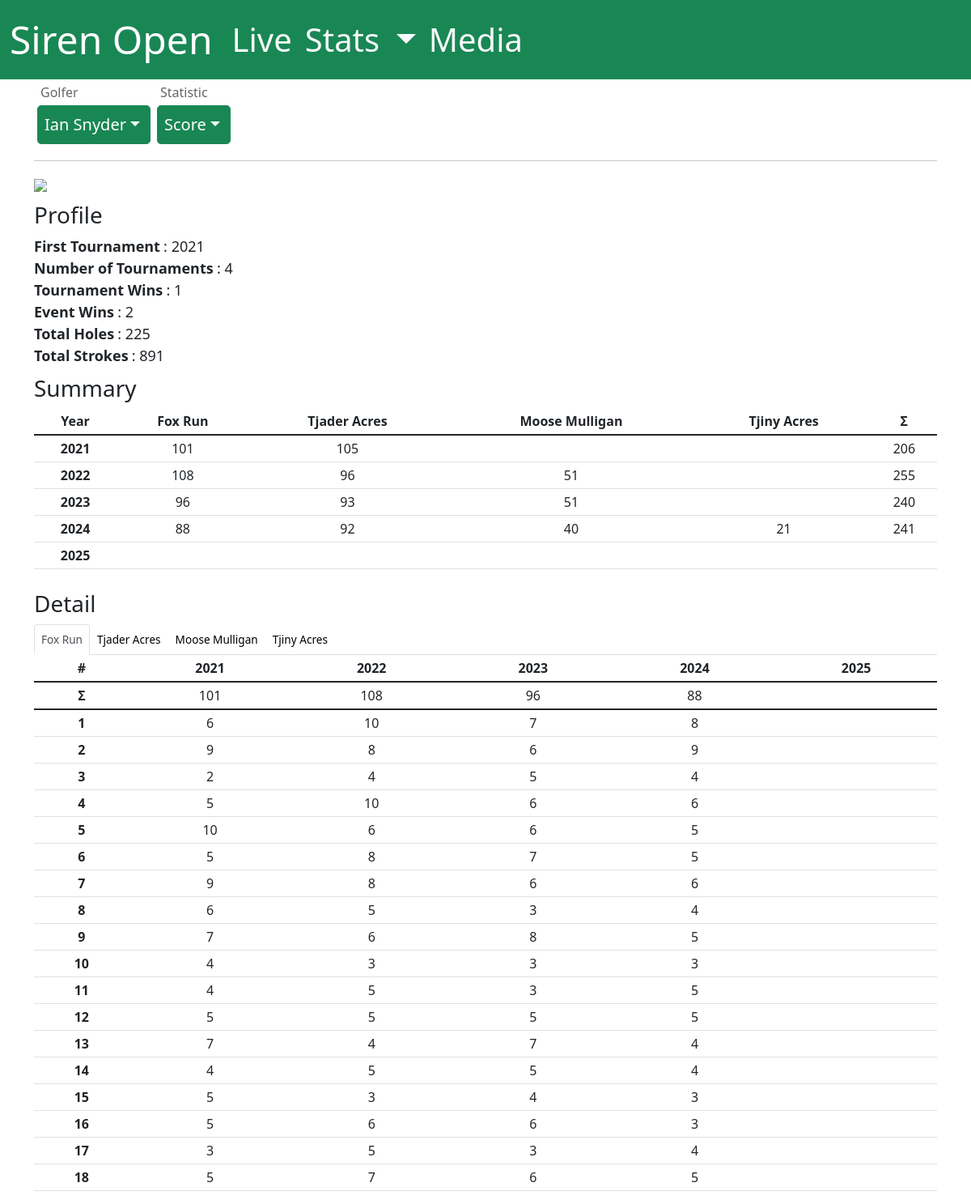
Screenshot of /stats/golfer with the database file from the repository.
### app/models.py (models this page shows, shortened)
class Golfer(db.Model):
    __tablename__ = 'golfer'  # Explicitly set the table name
    id = mapped_column(Integer, primary_key=True)
    name = mapped_column(String(255), nullable=False)
    rounds = relationship("Round", backref="golfer")  # Relationship to Round
    def get_first_tournament(self):
        return sorted([r.tournament.year for r in self.rounds])[0]
    def get_number_of_tournaments(self):
        return len(set([r.tournament.year for r in self.rounds if r.is_completed()]))
    def get_tournament_wins(self):
        winners = [t.get_winner() for t in db.session.query(Tournament).all()]
        return winners.count(self.name)
    def get_event_wins(self):
        scores = {}
        for r in db.session.query(Round).all():
            if not r.is_completed():
                continue
            year = r.tournament.year
            course = r.layout.course.name
            golfer = r.golfer.name
            key = f'{year}-{course}'
            if key not in scores:
                scores[key] = {}
            scores[key][golfer] = r._get_score()
        event_winners = [[g for g in v if v[g] == min(v.values())][0] for v in scores.values()]
        return event_winners.count(self.name)
    def get_total_holes(self):
        hole_scores = db.session.query(HoleScore).join(Round).join(Golfer).filter(Golfer.name == self.name)
        return len([hs for hs in hole_scores if hs.is_completed()])
    def get_total_strokes(self):
        hole_scores = db.session.query(HoleScore).join(Round).join(Golfer).filter(Golfer.name == self.name)
        return sum([hs._get_score() for hs in hole_scores if hs.is_completed()])

class Tournament(db.Model):
    __tablename__ = 'tournament'
    id = mapped_column(Integer, primary_key=True)
    year = mapped_column(Integer, nullable=False)
    rounds = relationship("Round", backref="tournament")
    def is_completed(self):
        return all([r.is_completed() for r in self.rounds])
    def get_winner(self):
        if not self.is_completed():
            return
        scores = {}
        for r in self.rounds:
            scores[r.golfer.name] = scores.get(r.golfer.name, 0) + r._get_score()
        return [k for k,v in scores.items() if v == min(scores.values())][0]

class Course(db.Model):
    __tablename__ = 'course'
    id = mapped_column(Integer, primary_key=True)
    name = mapped_column(String(255), nullable=False)
    layouts = relationship("Layout", backref="course")

### app/routes/stats.py (the view)
@app.route('/stats/golfer', methods=['GET', 'POST'])
def stats_player():
    return render_player(params=request.args.to_dict())

### app/models.py (called while the page is built)
    def _get_mean(self):
        return np.mean([hs.score for hs in self.scores if hs.is_completed()])

    def is_completed(self):
        if len(self.scores) == 0:
            return self._total_score is not None
        else:
            return all([s.score for s in self.scores])

    def get_statistic(self, statistic:str):
        if not self.is_completed():
            return
        match statistic:
            case 'score':
                return self._get_score()
            case 'score-to-par':
                return self._get_score_to_par()
            case 'strokes-gained':
                return self._get_strokes_gained()
            case 'z-score':
                return self._get_z_score()

    def _get_score(self):
        if len(self.scores) == 0:
            return self._total_score
        else:
            return sum([s.score for s in self.scores])

    def _get_score_to_par(self):
        if len(self.scores) == 0:
            return self._total_score - sum([h.par for h in self.layout.holes])
        else:
            return sum([s.score - s.hole.par for s in self.scores])

    def _get_strokes_gained(self):
        return sum([h._get_mean() for h in self.layout.holes]) - self._get_score()

    def is_completed(self):
        return self.score is not None

    def get_statistic(self, statistic:str):
        if not self.is_completed():
            return
        match statistic:
            case 'score':
                return self._get_score()
            case 'score-to-par':
                return self._get_score_to_par()
            case 'strokes-gained':
                return self._get_strokes_gained()
            case 'z-score':
                return self._get_z_score()

    def _get_score(self):
        return self.score

    def _get_score_to_par(self):
        return self.score - self.hole.par

    def _get_strokes_gained(self):
        past_scores = [hs.get_statistic('score') for hs in self.hole.scores]
        return np.mean([x for x in past_scores if x is not None]) - self._get_score()

### app/utils.py (called while the page is built)
def format_plus_minus(number):
    if number > 0:
        return f"+{number}"
    elif number == 0:
        return 'E'
    else:
        return str(number)

### app/templates/stats/golfer.html (shortened to what this page needs)
{% extends "base.html" %}
{% block content %}
<link rel="stylesheet" href="{{ url_for('static', filename='css/stats/golfer.css') }}">
<div style="display: flex;">
    {% include "stats/golfer_dropdown.html" %}
    {% include "stats/statistic_dropdown.html" %}
</div>
<hr>
<img src="/static/media/golfers/{{ golfer }}.jpg" style="width: 100%">
<h3 style="padding-top: 10px;">Profile</h3>
{% for k,v in profile.items() %}
<span style="font-weight: bold; font-size: large;">{{k}}</span>
<span  style="font-size: large;">: {{v}}</span>
<br>
{% endfor %}
<h3 style="padding-top: 10px;">Summary</h3>
<table class="table table-sm table-equal-cells" style="text-align: center; font-size: medium;" id="myTable">
    <thead>
        <tr>
            <th data-sort="string">Year</th>
            {% for c in courses %}
            <th data-sort="numeric">{{ c }}</th>
            {% endfor %}
            <th data-sort="numeric">&#931</th>
        </tr>
    </thead>
    <tbody>
        {% for y in years %}
        <tr>
            <td style="font-weight: bold;">{{ y }}</td>
            {% for c in courses %}
            <td>{{ summary[y].get(c, {}).get(statistic or 'score', '') }}</td>
            {% endfor %}
            <td>{{ summary[y]['total'][statistic or 'score'] }}</td>
        </tr>
        {% endfor %}
    </tbody>
</table>
<h3 style="padding-top: 10px;">Detail</h3>
<ul class="nav nav-tabs" id="myTab" role="tablist">
    <li class="nav-item" role="presentation">
        <button class="nav-link course-tab active" id="course-0-tab" data-bs-toggle="tab" data-bs-target="#course-0"
            type="button" role="tab" aria-controls="course-0" aria-selected="true">{{ courses[0] }}</button>
    </li>
    {% for i in range(1, courses|count) %}
    <li class="nav-item" role="presentation">
        <button class="nav-link course-tab" id="course-{{ i }}-tab" data-bs-toggle="tab"
            data-bs-target="#course-{{ i }}" type="button" role="tab" aria-controls="course-{{ i }}"
            aria-selected="false">{{ courses[i] }}</button>
    </li>
    {% endfor %}
</ul>
<div class="tab-content" id="myTabContent">
    <div class="tab-pane fade show active" id="course-0" role="tabpanel" aria-labelledby="course-0-tab">
        <table class="table table-sm table-equal-cells" style="text-align: center; font-size: medium;">
            {% set c = courses[0] %}
            <thead>
                <tr>
                    <th>#</th>
                    {% for y in detailed[c] %}
                    <th>{{ y }}</th>
                    {% endfor %}
                </tr>
            </thead>
            <thead>
                <tr>
                    <th>&#931</th>
                    {% for y in detailed[c] %}
                    <th style="font-weight: normal;">{{ detailed[c].get(y, {}).get('total', {}).get(statistic or
                        'score',
                        '') }}</th>
                    {% endfor %}
                </tr>
            </thead>
            <tbody>
                {% for h in detailed[c][years[-1]] %}
                {% if h != 'total' %}
                <tr>
                    <td style="font-weight: bold;">{{ h }}</td>
                    {% for y in detailed[c] %}
                    <td>{{ detailed[c][y][h][statistic or 'score'] }}</td>
                    {% endfor %}
                </tr>
                {% endif %}
                {% endfor %}
            </tbody>
        </table>
    </div>
</div>
{% endblock %}

### app/templates/stats/golfer_dropdown.html (shortened to what this page needs)
<div class="dropdown m-1">
    <span class="label-above">Golfer</span>
    <div class="btn-group">
        <button type="button" class="btn btn-lg btn-success text-button">{{ golfer or golfers[0] }}</button>
        <button type="button" class="btn btn-lg btn-success dropdown-toggle dropdown-toggle-split arrow-button"
            data-bs-toggle="dropdown" aria-expanded="false" id="golfer-dropdown" data-key="{{ golfer or golfers[0] }}">
        </button>
    </div>
</div>

### app/static/css/stats/golfer.css (style rules this page uses)
.text-button { max-width: 37vw; padding-left: 8px; padding-right: 0px; overflow: hidden; text-overflow: ellipsis; white-space: nowrap; }
.arrow-button { padding-left: 4px !important; }
.label-above { display: block; font-size: 1.0rem; color: #666; margin-bottom: 0.25rem; margin-left: 0.25rem; }
.course-tab { font-size: 0.85rem; padding: 8px; color: black; }

### rows the page displays
Golfer: name "Ian Snyder"
Tournament: k "First Tournament", year "2021", year.name "101", year.name "105", year "206"
Course: name "Fox Run", name.year "101", name.year "108", name.year "96", name.year "88", name.year "6", name.year "10", name.year "7", name.year "8", name.year "9", name.year "2", name.year "4", name.year "5", name.year "3"
Course: name "Tjader Acres", name "Tjader Acres"
Course: name "Moose Mulligan", name "Moose Mulligan"
Course: name "Tjiny Acres", name "Tjiny Acres"
Tournament: year "2022", year.name "108", year.name "96", year.name "51", year "255"
Tournament: year "2023", year.name "96", year.name "93", year.name "51", year "240"
Tournament: year "2024", year.name "88", year.name "92", year.name "40", year.name "21", year "241"
Tournament: year "2025"

### other values shown
{{ k }} "Number of Tournaments" "Tournament Wins" "Event Wins" "Total Holes" "Total Strokes"
{{ v }} "4" "1" "2" "225" "891"
{{ h }} "1" "2" "3" "4" "5" "6" "7" "8" "9" "10" "11" "12" "13" "14" "15" "16" "17" "18"
